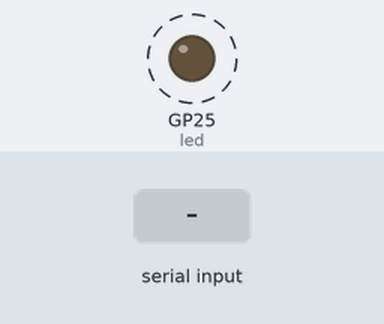
Bench run of a program on a simulated Raspberry Pi Pico running MicroPython. On the bench: output pins drawn as LEDs (lit = HIGH). Dashed ring = blinking. The inputs (shaded band) are chosen by the test bench. What the program prints to the serial console is not drawn.

Above: at 1.2 s.
1.3 s: "1" received over the second serial link
4.3 s: "0" received over the second serial link
Timing chart, 0 to 13.3 s (numbered marks = the images above; inputs shaded):
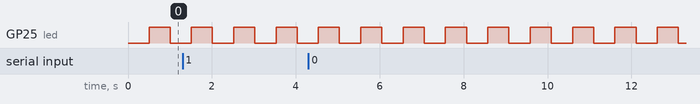

Measured:
- by itself, GP25 (led): alternates HIGH for 0.51 s and LOW for 0.51 s

The program:

main.py
```python
"""USB CDC <-> UART0 bridge for MGL SP-7 firmware updates.

Pico 2 W (RP2350): appears as a USB serial port on the Mac.
Wire UART0 through a MAX3232 to SP-7 RS-232 (see README).

Default baud 57600 (MGL SP-7 RS-232).
"""

from machine import UART, Pin
import sys
import time
import uselect
import micropython

# ARMPROG sends binary. Default Ctrl-C (0x03) would kill this script.
micropython.kbd_intr(-1)

BAUD = 57600
UART_TX = 0  # GP0
UART_RX = 1  # GP1

uart = UART(
    0,
    baudrate=BAUD,
    bits=8,
    parity=None,
    stop=1,
    tx=Pin(UART_TX),
    rx=Pin(UART_RX),
    timeout=0,
)

try:
    led = Pin("LED", Pin.OUT)
except (ValueError, TypeError):
    led = Pin(25, Pin.OUT)

usb_in = sys.stdin.buffer
usb_out = sys.stdout.buffer

poll = uselect.poll()
poll.register(sys.stdin, uselect.POLLIN)

led_t = time.ticks_ms()
led_on = False

while True:
    # USB -> UART
    if poll.poll(0):
        chunk = usb_in.read(64)
        if chunk:
            uart.write(chunk)

    # UART -> USB
    n = uart.any()
    if n:
        data = uart.read(n)
        if data:
            usb_out.write(data)
            try:
                usb_out.flush()
            except Exception:
                pass

    now = time.ticks_ms()
    if time.ticks_diff(now, led_t) >= 500:
        led_t = now
        led_on = not led_on
        led.value(1 if led_on else 0)
```
